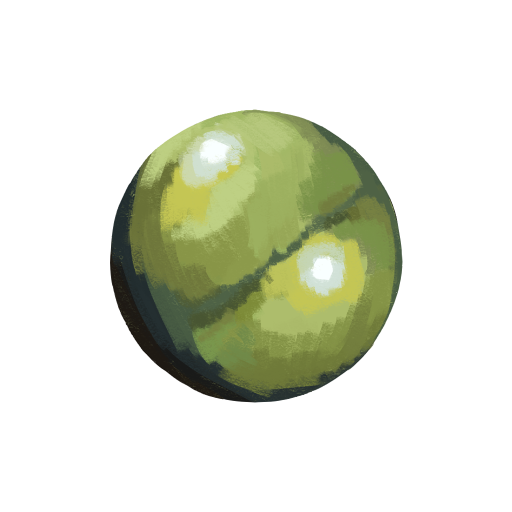
#> input picture assets/deforming_sphere/src/exemplar.png, 1024 x 1024 px (shown at 1/2 size)
$ python -i grad_feature.py   (imports and definitions only)   (older library calls are emulated)
#> lines starting #> are read from the running program, lines starting #| are printed output that depends on the picture
### python/util/fig_util.py
# MIT License
#
# Copyright (c) 2022  Hideki Todo, Kunihiko Kobayashi, Jin Katsuragi, Haruna Shimotahira, Shizuo Kaji, Yonghao Yue
#
# Permission is hereby granted, free of charge, to any person obtaining a copy
# of this software and associated documentation files (the "Software"), to deal
# in the Software without restriction, including without limitation the rights
# to use, copy, modify, merge, publish, distribute, sublicense, and/or sell
# copies of the Software, and to permit persons to whom the Software is
# furnished to do so, subject to the following conditions:
#
# The above copyright notice and this permission notice shall be included in all
# copies or substantial portions of the Software.
#
# THE SOFTWARE IS PROVIDED "AS IS", WITHOUT WARRANTY OF ANY KIND, EXPRESS OR
# IMPLIED, INCLUDING BUT NOT LIMITED TO THE WARRANTIES OF MERCHANTABILITY,
# FITNESS FOR A PARTICULAR PURPOSE AND NONINFRINGEMENT. IN NO EVENT SHALL THE
# AUTHORS OR COPYRIGHT HOLDERS BE LIABLE FOR ANY CLAIM, DAMAGES OR OTHER
# LIABILITY, WHETHER IN AN ACTION OF CONTRACT, TORT OR OTHERWISE, ARISING FROM,
# OUT OF OR IN CONNECTION WITH THE SOFTWARE OR THE USE OR OTHER DEALINGS IN THE
# SOFTWARE.


import numpy as np
import seaborn as sns
from matplotlib import cm, pyplot as plt


# sns.set()

# [6 lines left out: function image_points, not called in this run]


def font_setting(font_family='Times New Roman', font_size=12):
    # plt.rcParams['text.usetex'] = True
    plt.rcParams['font.family'] = font_family
    plt.rcParams["font.size"] = font_size


def get_color_palette(n_colors=24):
    return sns.color_palette(n_colors=n_colors)
    # return get_color_list()


def save_fig(file_path, bbox_inches="tight", pad_inches=0.05, transparent=False):
    fig = plt.gcf()
    fig.savefig(file_path, bbox_inches=bbox_inches, pad_inches=pad_inches, transparent=transparent)


# [4 lines left out: function im_crop, not called in this run]


def cmap_for_scalar():
    return cm.magma


# [71 lines left out: functions get_color_list, plot_image, draw_bg, plot_vf_grid, vf_show, title_under and 1 more, not called in this run]


font_setting()

### python/util/logger.py
# MIT License
#
# Copyright (c) 2022  Hideki Todo, Kunihiko Kobayashi, Jin Katsuragi, Haruna Shimotahira, Shizuo Kaji, Yonghao Yue
#
# Permission is hereby granted, free of charge, to any person obtaining a copy
# of this software and associated documentation files (the "Software"), to deal
# in the Software without restriction, including without limitation the rights
# to use, copy, modify, merge, publish, distribute, sublicense, and/or sell
# copies of the Software, and to permit persons to whom the Software is
# furnished to do so, subject to the following conditions:
#
# The above copyright notice and this permission notice shall be included in all
# copies or substantial portions of the Software.
#
# THE SOFTWARE IS PROVIDED "AS IS", WITHOUT WARRANTY OF ANY KIND, EXPRESS OR
# IMPLIED, INCLUDING BUT NOT LIMITED TO THE WARRANTIES OF MERCHANTABILITY,
# FITNESS FOR A PARTICULAR PURPOSE AND NONINFRINGEMENT. IN NO EVENT SHALL THE
# AUTHORS OR COPYRIGHT HOLDERS BE LIABLE FOR ANY CLAIM, DAMAGES OR OTHER
# LIABILITY, WHETHER IN AN ACTION OF CONTRACT, TORT OR OTHERWISE, ARISING FROM,
# OUT OF OR IN CONNECTION WITH THE SOFTWARE OR THE USE OR OTHER DEALINGS IN THE
# SOFTWARE.


import logging

LEVEL = logging.INFO


def getLogger(name):
    logger = logging.getLogger(name)
    logger.setLevel(LEVEL)

    handler = logging.StreamHandler()
    handler.setFormatter(logging.Formatter("[%(levelname)s: %(name)s] %(message)s"))
    logger.addHandler(handler)
    return logger

### python/util/features/grad_feature.py
# MIT License
#
# Copyright (c) 2022  Hideki Todo, Kunihiko Kobayashi, Jin Katsuragi, Haruna Shimotahira, Shizuo Kaji, Yonghao Yue
#
# Permission is hereby granted, free of charge, to any person obtaining a copy
# of this software and associated documentation files (the "Software"), to deal
# in the Software without restriction, including without limitation the rights
# to use, copy, modify, merge, publish, distribute, sublicense, and/or sell
# copies of the Software, and to permit persons to whom the Software is
# furnished to do so, subject to the following conditions:
#
# The above copyright notice and this permission notice shall be included in all
# copies or substantial portions of the Software.
#
# THE SOFTWARE IS PROVIDED "AS IS", WITHOUT WARRANTY OF ANY KIND, EXPRESS OR
# IMPLIED, INCLUDING BUT NOT LIMITED TO THE WARRANTIES OF MERCHANTABILITY,
# FITNESS FOR A PARTICULAR PURPOSE AND NONINFRINGEMENT. IN NO EVENT SHALL THE
# AUTHORS OR COPYRIGHT HOLDERS BE LIABLE FOR ANY CLAIM, DAMAGES OR OTHER
# LIABILITY, WHETHER IN AN ACTION OF CONTRACT, TORT OR OTHERWISE, ARISING FROM,
# OUT OF OR IN CONNECTION WITH THE SOFTWARE OR THE USE OR OTHER DEALINGS IN THE
# SOFTWARE.


import cv2
import numpy as np
from cv2.ximgproc import guidedFilter

from util.blender_info import BlenderInfo
from util.features.luminance_feature import lumiance_feature
from util.fig_util import *
from util.gbuffer import (load_frame_by_name, load_internal_frame_by_name,
                          load_internal_orientation_frame)
from util.logger import getLogger
from util.normalize.norm import normalize_vector_image

logger = getLogger(__name__)


# [67 lines left out: functions IQR_clamp, grad_norm, grad_dir, not called in this run]

def luminance(I):
    return luminance_gray(I)


def luminance_Lab(I):
    Lab = cv2.cvtColor(I[:, :, :3], cv2.COLOR_RGB2Lab)
    return Lab[:, :, 0] / 100.0


def luminance_gray(I):
    return np.einsum("ijk,k->ij", I[:, :, :3], np.array([0.2126, 0.7152, 0.0722]))


def change_luminance(I, L_out):
    return change_luminance_Lab(I, L_out)


def change_luminance_Lab(I, L_out):
    Lab = cv2.cvtColor(I[:, :, :3], cv2.COLOR_RGB2Lab)
    Lab[:, :, 0] = 100.0 * L_out
    I_tone = np.array(I)
    I_tone[:, :, :3] = cv2.cvtColor(Lab, cv2.COLOR_Lab2RGB)
    return I_tone


# [4 lines left out: function change_lumiannce_gray, not called in this run]


def tone_mapping_sigmoid(L, k=1.39, c=1.67):
    return k * (2.0 * np.exp(c * L) / (np.exp(c * L) + 1.0) - 1.0)


def tone_mapping_color(I):
    L = luminance_Lab(I)
    L_out = tone_mapping_sigmoid(L)
    return change_luminance_Lab(I, L_out)


# [26 lines left out: function load_grad, not called in this run]

>>> import cv2
>>> picture = cv2.cvtColor(cv2.imread('../../../assets/deforming_sphere/src/exemplar.png'), cv2.COLOR_BGR2RGB)
>>> result = tone_mapping_color(picture)
#> in luminance_Lab, `Lab = cv2.cvtColor(I[:, :, :3], cv2.COLOR_RGB2Lab)`: Lab: shape (1024, 1024, 3); mean of channels 0, 1, 2 226.6, 124.3, 135.4
#> in luminance_Lab, `return Lab[:, :, 0] / 100.0`:
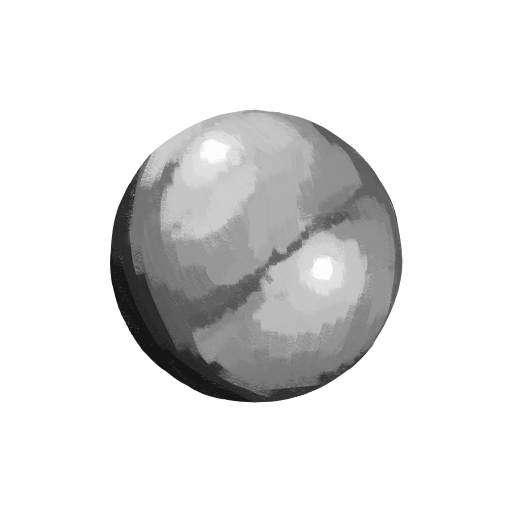
#> returned value: shape (1024, 1024) float64 (shown at 1/2 size); min 0.02, max 2.55, mean 2.27; drawn with min black and max white
#> in tone_mapping_sigmoid, `return k * (2.0 * np.exp(c * L) / (np.exp(c * L) + 1.0) - 1.0)`:
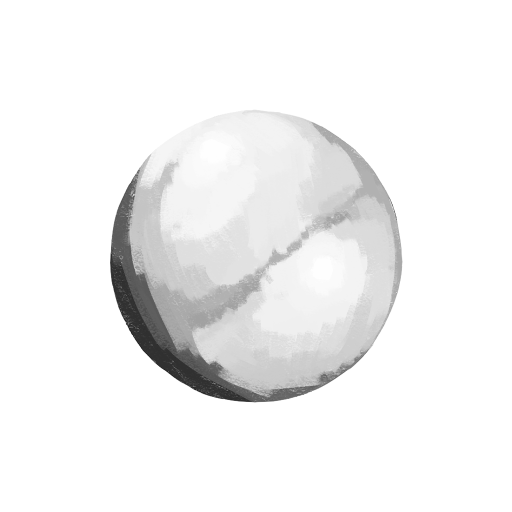
#> returned value: shape (1024, 1024) float64 (shown at 1/2 size); min 0.0232, max 1.35, mean 1.28; drawn with min black and max white
#> in change_luminance_Lab, `Lab[:, :, 0] = 100.0 * L_out`: Lab: shape (1024, 1024, 3); mean of channels 0, 1, 2 128.2, 124.3, 135.4
#> in change_luminance_Lab, `I_tone[:, :, :3] = cv2.cvtColor(Lab, cv2.COLOR_Lab2RGB)`:
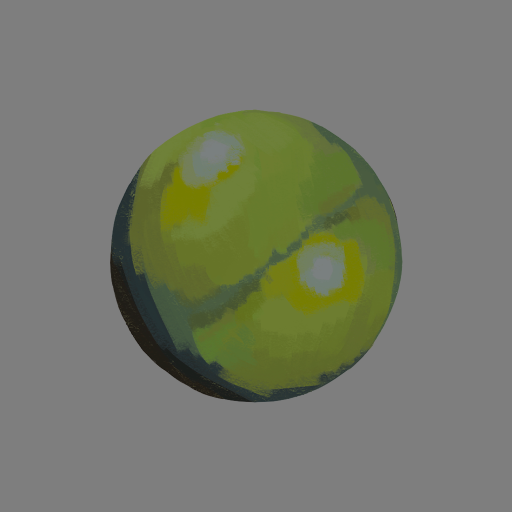
#> I_tone: shape (1024, 1024, 3) (shown at 1/2 size); mean R, G, B 117.4, 121, 106.2
